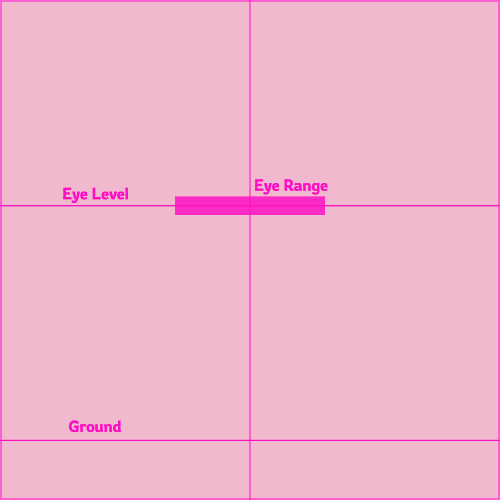
#> input picture HeroAnimation/character-alignment.png, 1000 x 1000 px (shown at 1/2 size)
$ python scale_template.py 100
#> lines starting #> are read from the running program, lines starting #| are printed output that depends on the picture
"""
Produce a resolution-specific copy of character-alignment.png for overlay in an editor.

The master character-alignment.png is 1000x1000. Animations render at 960x960 and
the final game delivery is 550x550. Use this to generate pixel-matched overlays:

    python scale_template.py 960
    python scale_template.py 550
    python scale_template.py 960 550          # write both

Output: character-alignment_<W>x<H>.png in the same directory as the source PNG.
"""

import argparse
import sys
from pathlib import Path

import cv2


def scale(src: Path, size: int, out_dir: Path, transparent: bool = False) -> Path:
    """Resize character-alignment.png to `size`x`size`.

    When transparent=True, additionally strips the light-pink background so only the
    magenta guide lines remain — suitable for compositing over arbitrary video.
    """
#> called with size = 100, transparent = False
    img = cv2.imread(str(src), cv2.IMREAD_UNCHANGED)
#> img is the input picture: shape (1000, 1000, 4); mean B, G, R, A 204.9, 180.2, 240.5, 57.3
    if img is None:
        raise FileNotFoundError(src)

    if transparent:
        # Detect magenta/pink guide pixels (low G, high B+R) and make the rest transparent.
        bgr = img[:, :, :3]
        hsv = cv2.cvtColor(bgr, cv2.COLOR_BGR2HSV)
        mask = cv2.inRange(hsv, (140, 80, 80), (175, 255, 255))
        # Build RGBA where alpha = mask.
        rgba = cv2.cvtColor(bgr, cv2.COLOR_BGR2BGRA)
        rgba[:, :, 3] = mask
        img = rgba

    resized = cv2.resize(img, (size, size), interpolation=cv2.INTER_LANCZOS4)
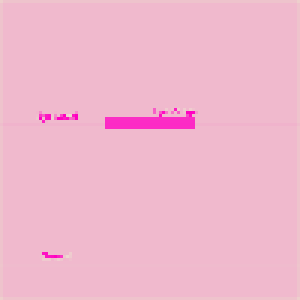
#> resized: shape (100, 100, 4) (shown 3 times larger); mean B, G, R, A 204.8, 183.1, 240.1, 51.9
    suffix = "_overlay" if transparent else ""
    out_path = out_dir / f"{src.stem}_{size}x{size}{suffix}.png"
    cv2.imwrite(str(out_path), resized)
    return out_path


def main():
    ap = argparse.ArgumentParser(description="Resize character-alignment.png to match a target output resolution.")
    ap.add_argument("sizes", nargs="+", type=int, help="Target sizes in pixels (square). e.g. 960 550")
    ap.add_argument(
        "--src",
        default=str(Path(__file__).parent.parent / "character-alignment.png"),
        help="Source template PNG (default: ../character-alignment.png)",
    )
    ap.add_argument(
        "--transparent",
        action="store_true",
        help="Additionally write a transparent-background overlay (lines only, for compositing over video).",
    )
    args = ap.parse_args()

    src = Path(args.src).resolve()
    if not src.exists():
        print(f"ERROR: source not found: {src}", file=sys.stderr); sys.exit(1)

    for s in args.sizes:
        out = scale(src, s, src.parent)
        print(f"  -> {out}")
        if args.transparent:
            out_t = scale(src, s, src.parent, transparent=True)
            print(f"  -> {out_t}")


if __name__ == "__main__":
    main()
